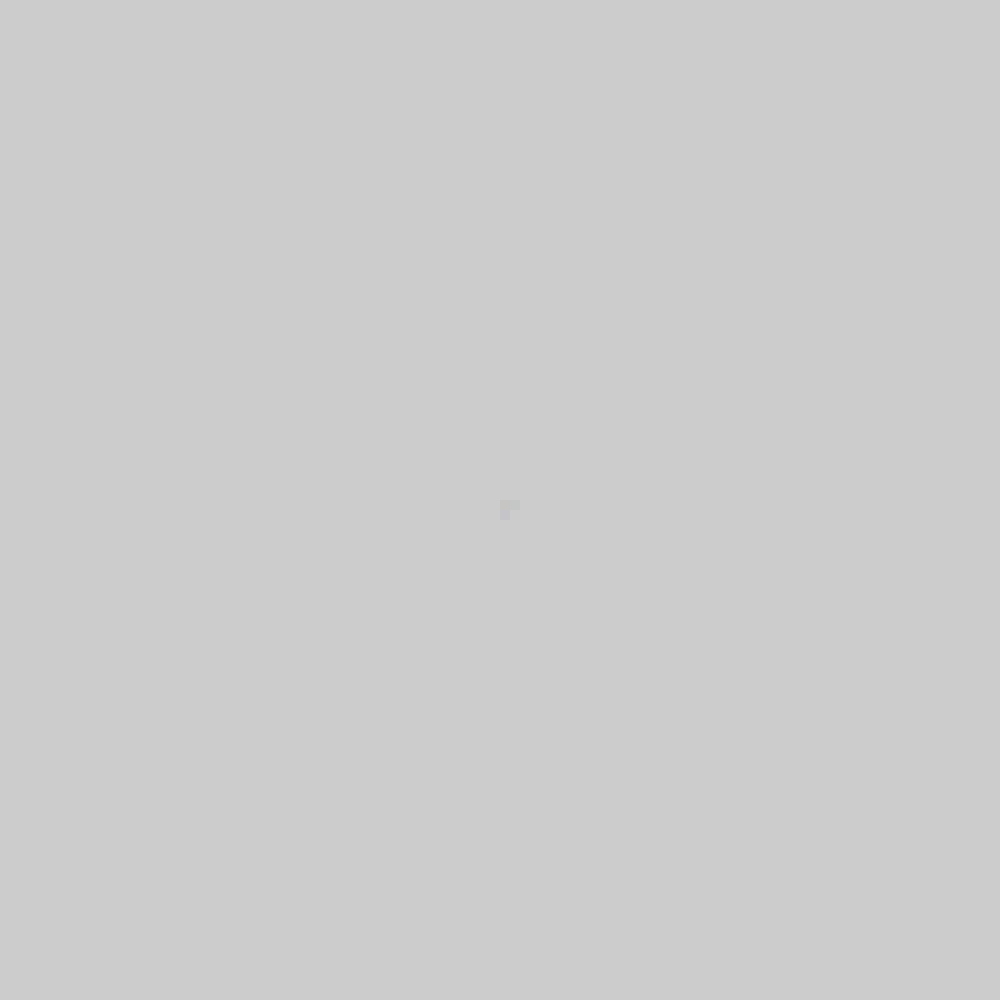
Frame 1 (no input)
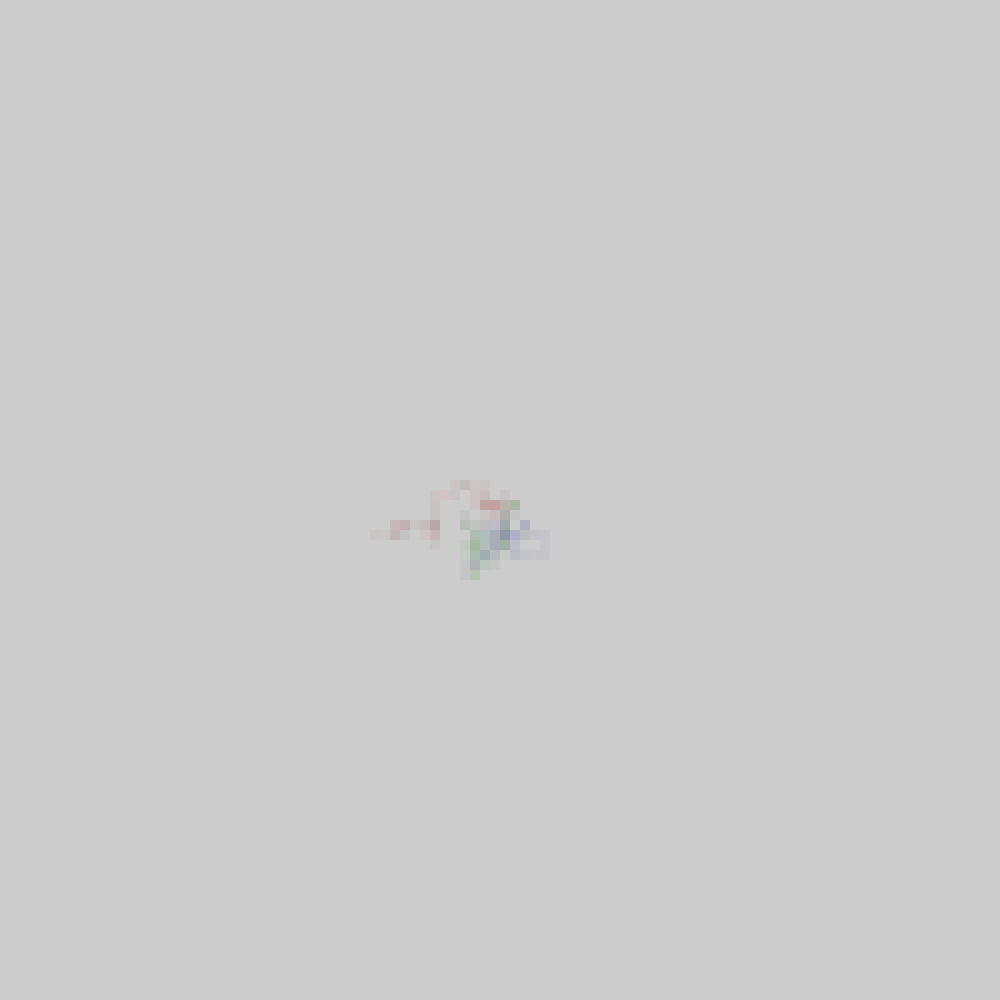
Frame 60 (the mouse pressed at the canvas centre just before this capture)
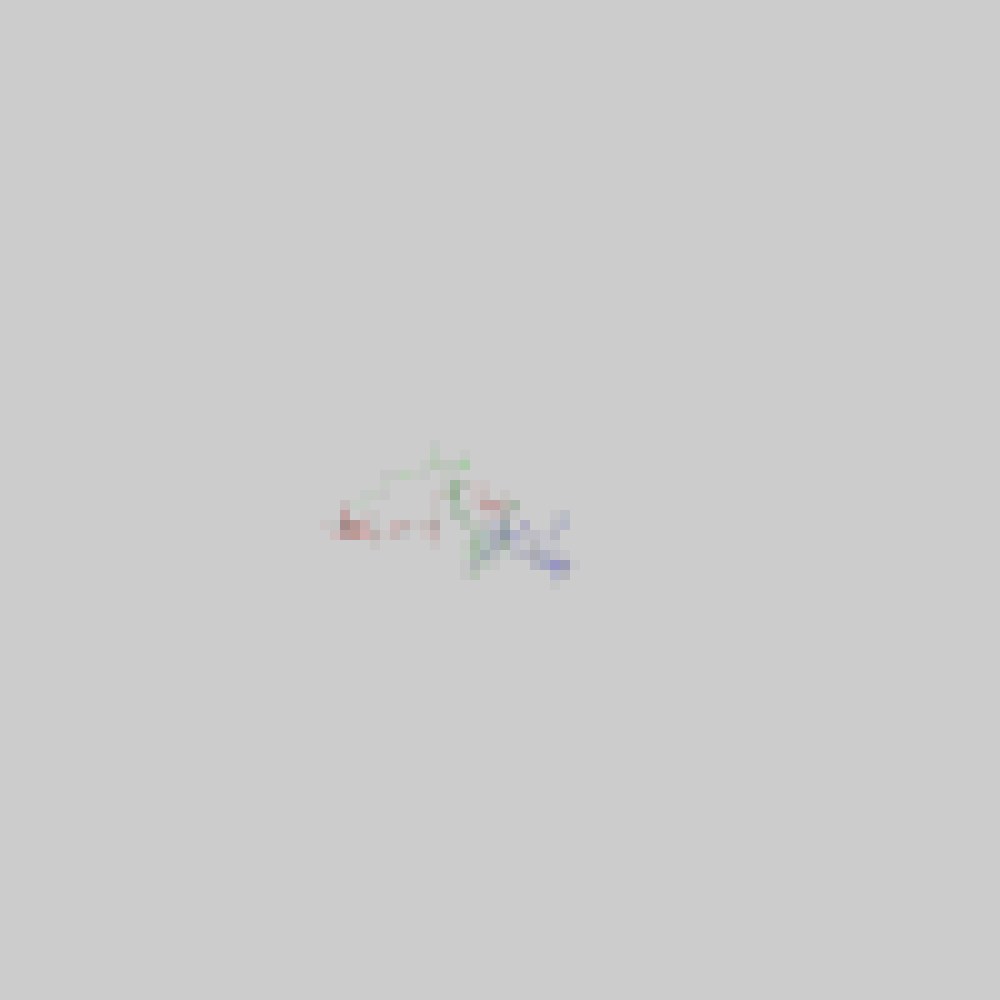
Frame 120 (the mouse held since frame 60 and released just before this capture)

The Processing sketch that drew these frames (run headless with seeded random() and noise(); from frame 60 on, the mouse is pressed at the canvas centre):

// Processing sketch: Generative_Art_1
// ── Generative_Art_1.pde

class B {
  int x = 500;
  int y = 500;
  int y2 = 1000;
   int x2 = 1000;
  void update(int color1,int color2,int color3) {
    fill(random(color1),random(color2),random(color3),10);
    noStroke();
    int Z = int(random(5));
    println(Z);
    if(Z == 1) {
      if (x2>x) {
      x=x+10;
      }
      
    }
    if(Z == 2) {
      if (y2>y) {
      y=y+10;
      }
      
    }
    if(Z == 3) {
      if (0<x) {
      x=x-10;
      }
      
    }
    if(Z == 4) {
      if (0<y) {
      y=y-10;
      }
      
    }
    
    rect(x,y,10,10); 
  }
}
B C = new B();
B D = new B();
B E = new B();
B F = new B();
B G = new B();
void setup() {
size(1000,1000);

}
void draw() {
  frameRate(1000);
    
    C.update(20,250,20);
    D.update(20,20,250);
    E.update(250,20,20);
   // F.update(250,250,250);
    //G.update(0,0,0);
} 
 
